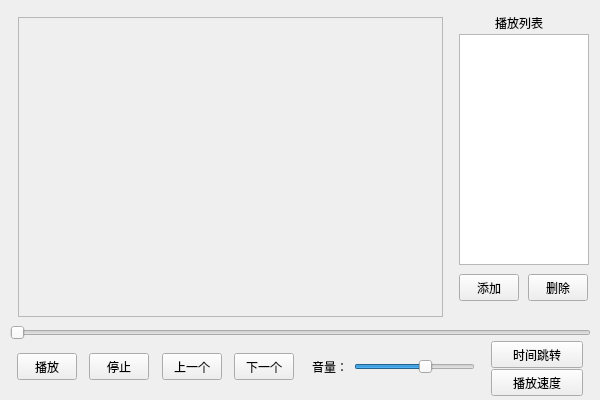
<?xml version="1.0" encoding="UTF-8"?>
<ui version="4.0">
 <class>mplayer</class>
 <widget class="QMainWindow" name="mplayer">
  <property name="geometry">
   <rect>
    <x>0</x>
    <y>0</y>
    <width>600</width>
    <height>400</height>
   </rect>
  </property>
  <property name="windowTitle">
   <string>mplayer</string>
  </property>
  <widget class="QWidget" name="movieForm">
   <widget class="QPushButton" name="addBtn">
    <property name="geometry">
     <rect>
      <x>459</x>
      <y>274</y>
      <width>60</width>
      <height>27</height>
     </rect>
    </property>
    <property name="text">
     <string>添加</string>
    </property>
   </widget>
   <widget class="QPushButton" name="delBtn">
    <property name="geometry">
     <rect>
      <x>528</x>
      <y>274</y>
      <width>60</width>
      <height>27</height>
     </rect>
    </property>
    <property name="text">
     <string>删除</string>
    </property>
   </widget>
   <widget class="QPushButton" name="nextBtn">
    <property name="geometry">
     <rect>
      <x>234</x>
      <y>353</y>
      <width>60</width>
      <height>27</height>
     </rect>
    </property>
    <property name="text">
     <string>下一个</string>
    </property>
   </widget>
   <widget class="QPushButton" name="playBtn">
    <property name="geometry">
     <rect>
      <x>17</x>
      <y>353</y>
      <width>60</width>
      <height>27</height>
     </rect>
    </property>
    <property name="text">
     <string>播放</string>
    </property>
   </widget>
   <widget class="QPushButton" name="preBtn">
    <property name="geometry">
     <rect>
      <x>162</x>
      <y>353</y>
      <width>60</width>
      <height>27</height>
     </rect>
    </property>
    <property name="text">
     <string>上一个</string>
    </property>
   </widget>
   <widget class="QPushButton" name="speedBtn">
    <property name="geometry">
     <rect>
      <x>491</x>
      <y>369</y>
      <width>92</width>
      <height>27</height>
     </rect>
    </property>
    <property name="text">
     <string>播放速度</string>
    </property>
   </widget>
   <widget class="QPushButton" name="stopBtn">
    <property name="geometry">
     <rect>
      <x>89</x>
      <y>353</y>
      <width>60</width>
      <height>27</height>
     </rect>
    </property>
    <property name="text">
     <string>停止</string>
    </property>
   </widget>
   <widget class="QPushButton" name="timeBtn">
    <property name="geometry">
     <rect>
      <x>491</x>
      <y>341</y>
      <width>92</width>
      <height>27</height>
     </rect>
    </property>
    <property name="text">
     <string>时间跳转</string>
    </property>
   </widget>
   <widget class="QSlider" name="currentlBar">
    <property name="geometry">
     <rect>
      <x>10</x>
      <y>323</y>
      <width>581</width>
      <height>20</height>
     </rect>
    </property>
    <property name="orientation">
     <enum>Qt::Horizontal</enum>
    </property>
   </widget>
   <widget class="QSlider" name="volumeSlider">
    <property name="geometry">
     <rect>
      <x>354</x>
      <y>357</y>
      <width>121</width>
      <height>20</height>
     </rect>
    </property>
    <property name="singleStep">
     <number>1</number>
    </property>
    <property name="value">
     <number>60</number>
    </property>
    <property name="orientation">
     <enum>Qt::Horizontal</enum>
    </property>
   </widget>
   <widget class="QLabel" name="timeLabel">
    <property name="geometry">
     <rect>
      <x>460</x>
      <y>310</y>
      <width>131</width>
      <height>20</height>
     </rect>
    </property>
    <property name="text">
     <string/>
    </property>
   </widget>
   <widget class="QLabel" name="view2">
    <property name="geometry">
     <rect>
      <x>312</x>
      <y>358</y>
      <width>41</width>
      <height>17</height>
     </rect>
    </property>
    <property name="text">
     <string>音量：</string>
    </property>
   </widget>
   <widget class="QListWidget" name="list">
    <property name="geometry">
     <rect>
      <x>459</x>
      <y>34</y>
      <width>130</width>
      <height>231</height>
     </rect>
    </property>
   </widget>
   <widget class="QFrame" name="frame">
    <property name="geometry">
     <rect>
      <x>18</x>
      <y>17</y>
      <width>425</width>
      <height>300</height>
     </rect>
    </property>
    <property name="frameShape">
     <enum>QFrame::StyledPanel</enum>
    </property>
    <property name="frameShadow">
     <enum>QFrame::Raised</enum>
    </property>
    <widget class="QLabel" name="view">
     <property name="geometry">
      <rect>
       <x>9</x>
       <y>11</y>
       <width>405</width>
       <height>280</height>
      </rect>
     </property>
     <property name="text">
      <string/>
     </property>
    </widget>
   </widget>
   <widget class="QLabel" name="label">
    <property name="geometry">
     <rect>
      <x>495</x>
      <y>14</y>
      <width>62</width>
      <height>17</height>
     </rect>
    </property>
    <property name="text">
     <string>播放列表</string>
    </property>
   </widget>
  </widget>
 </widget>
 <layoutdefault spacing="6" margin="11"/>
 <resources/>
 <connections/>
</ui>
